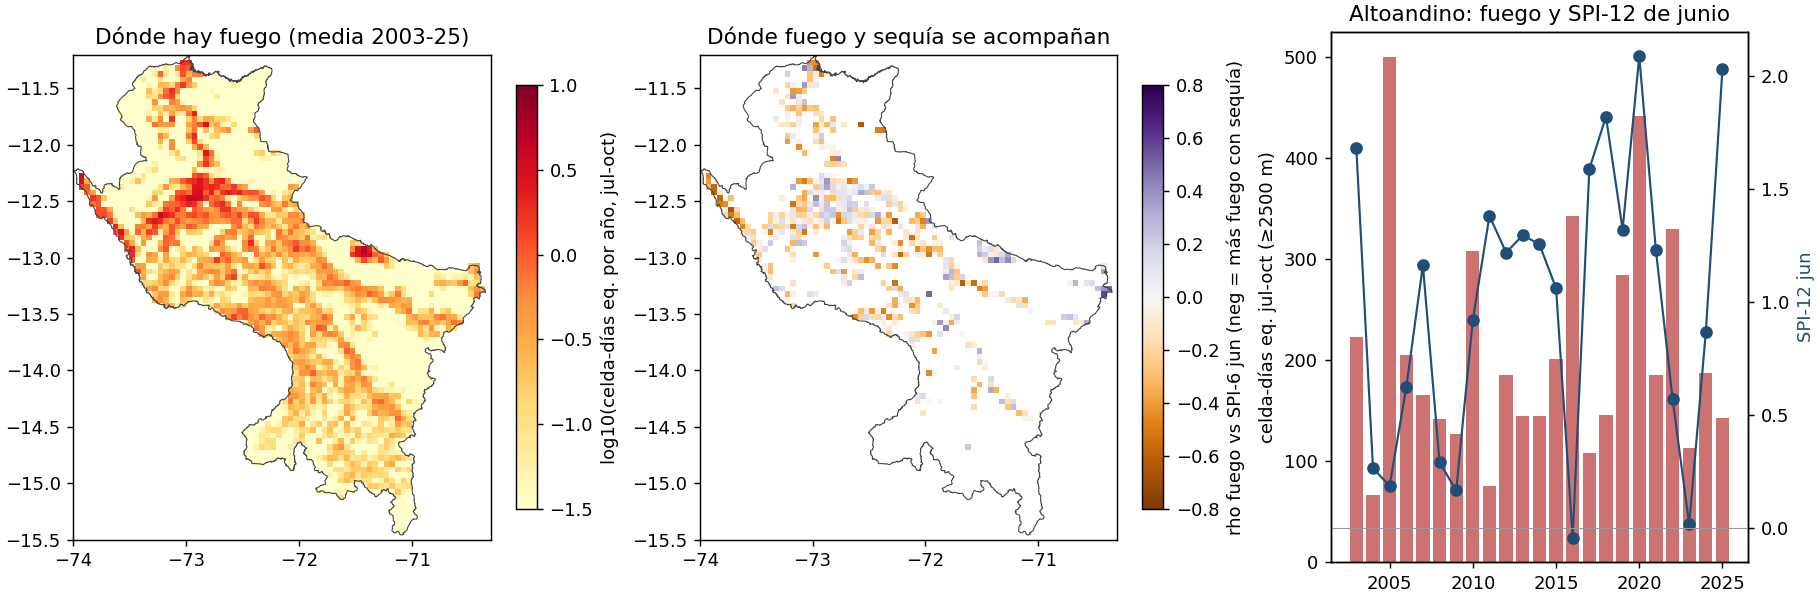

Recreate this plot in Python.
"""Relación sequía-fuego en Cusco: SPI (CHIRPS) y NDVI (MOD13A3) vs focos armonizados (eq_hotspots).

Uso: python -I sequia_fuego.py <clima_cusco.npz> <cusco_ref> <csv_armonizado> <salida>
Fuego: 2003-2025 (MODIS referencia + VIIRS*k; sin los años extrapolados). SPI: base gamma 1981-2010.
"""
import json
import sys
from pathlib import Path

import matplotlib
matplotlib.use("Agg")
import matplotlib.pyplot as plt
import numpy as np
import pandas as pd
from matplotlib.path import Path as Ruta
from scipy import stats

npz, ref, csv, out = Path(sys.argv[1]), Path(sys.argv[2]), Path(sys.argv[3]), Path(sys.argv[4])
out.mkdir(parents=True, exist_ok=True)
rng = np.random.default_rng(7)

c = np.load(npz)
P_, N_, Y0, LON0, LAT1, PX = c["precip"], c["ndvi"], int(c["y0"]), float(c["lon0"]), float(c["lat1"]), float(c["paso"])
NY, NX = P_.shape[2:]
lim = json.load(open(ref / "limite.json"))
meta = json.load(open(ref / "meta.json"))
elev = np.load(ref / "elev.npy")
anillos = [np.array(g["coordinates"][0]) for g in
           (lim["geometries"] if lim["type"] == "GeometryCollection" else [lim]) if g["type"] == "Polygon"]

# --- píxeles de 0.05°: dentro de Cusco y altitud media --------------------------------
lon = LON0 + PX * (np.arange(NX) + .5)
lat = LAT1 - PX * (np.arange(NY) + .5)
LO, LA = np.meshgrid(lon, lat)
dentro = np.zeros(LO.shape, bool)
for a in anillos:
    dentro |= Ruta(a).contains_points(np.c_[LO.ravel(), LA.ravel()]).reshape(LO.shape)
muestras = []
for dy in range(-2, 3):
    for dx in range(-2, 3):
        j = np.clip(np.floor((LO + dx * .01 - meta["lon0"]) / meta["paso"]).astype(int), 0, elev.shape[1] - 1)
        i = np.clip(np.floor((meta["lat1"] - (LA + dy * .01)) / meta["paso"]).astype(int), 0, elev.shape[0] - 1)
        e = elev[i, j].astype(float)
        e[e < -9000] = np.nan
        muestras.append(e)
alt_px = np.nanmean(muestras, axis=0)
S = {"alto": dentro & (alt_px >= 2500), "bajo": dentro & (alt_px < 2500)}
print("píxeles 0.05° en Cusco: %d | alto (>=2500 m): %d | bajo: %d" % (dentro.sum(), S["alto"].sum(), S["bajo"].sum()))

NT = P_.shape[0] * 12
anio_t = Y0 + np.arange(NT) // 12
mes_t = np.arange(NT) % 12 + 1


def spi(x, k, base=(1981, 2010), solo=None):
    s = pd.Series(x).rolling(k, min_periods=k).sum().to_numpy()
    o = np.full(len(s), np.nan)
    for m in (range(1, 13) if solo is None else solo):
        idx = np.where(mes_t[:len(s)] == m)[0]
        v = s[idx]
        b = (anio_t[idx] >= base[0]) & (anio_t[idx] <= base[1]) & np.isfinite(v)
        vb = v[b]
        pos = vb[vb > 0]
        if len(vb) < 20 or len(pos) < 10:
            continue
        q = 1 - len(pos) / len(vb)
        a, _, sc = stats.gamma.fit(pos, floc=0)
        H = q + (1 - q) * stats.gamma.cdf(np.where(np.isfinite(v), v, 0), a, 0, sc)
        r = stats.norm.ppf(np.clip(H, 1e-4, 1 - 1e-4))
        r[~np.isfinite(v)] = np.nan
        o[idx] = r
    return o


def zmes(x, y_ini, y_fin):                         # anomalía estandarizada por mes calendario
    z = np.full(len(x), np.nan)
    for m in range(1, 13):
        idx = np.where(mes_t == m)[0]
        ref_ = x[idx][(anio_t[idx] >= y_ini) & (anio_t[idx] <= y_fin)]
        ref_ = ref_[np.isfinite(ref_)]
        if len(ref_) > 5 and ref_.std() > 0:
            z[idx] = (x[idx] - ref_.mean()) / ref_.std()
    return z


# --- series regionales por estrato -------------------------------------------------------
reg = {}
for s, mk in S.items():
    rain = np.nanmean(P_[..., mk], axis=-1).reshape(-1)
    nd = np.nanmean(N_[..., mk], axis=-1).reshape(-1)
    reg[s] = {"SPI3": spi(rain, 3), "SPI6": spi(rain, 6), "SPI12": spi(rain, 12), "NDVIz": zmes(nd, 2001, 2025)}

# --- fuego mensual por estrato ---------------------------------------------------------
f = pd.read_csv(csv)
f = f[f.calidad != "extrapolado"].copy()
f["y"], f["m"] = f.fecha_local.str[:4].astype(int), f.fecha_local.str[5:7].astype(int)
f = f[(f.y >= 2003) & (f.y <= 2025) & f.alt_m.notna()]
fuego = {}
for s, cond in (("alto", f.alt_m >= 2500), ("bajo", f.alt_m < 2500)):
    g = f[cond].groupby(["y", "m"]).eq_hotspots.sum()
    a = np.full(NT, np.nan)
    for y in range(2003, 2026):
        for m in range(1, 13):
            a[(y - Y0) * 12 + m - 1] = g.get((y, m), 0.0)
    fuego[s] = a
print("fuego 2003-25 (eq. celda-días): alto %.0f | bajo %.0f | %% del alto en jul-oct: %.0f" % (
    np.nansum(fuego["alto"]), np.nansum(fuego["bajo"]),
    100 * np.nansum(fuego["alto"][np.isin(mes_t, [7, 8, 9, 10])]) / np.nansum(fuego["alto"])))

FS = [7, 8, 9, 10]
tf = np.array([t for t in range(NT) if mes_t[t] in FS and 2003 <= anio_t[t] <= 2025])


def spear(x, y):
    ok = np.isfinite(x) & np.isfinite(y)
    return stats.spearmanr(x[ok], y[ok])[0] if ok.sum() > 8 else np.nan


# --- Test A: mensual, jul-oct, anomalía desestacionalizada, bootstrap por año -------------
print("\n=== A. Mensual jul-oct 2003-25 (n=%d): rho Spearman [IC95%% bootstrap por año] ===" % len(tf))
print("fuego = z(log1p) por mes; predictor medido L meses antes del mes de fuego (L=0: mismo mes)")
anios = np.unique(anio_t[tf])
print("%-5s %-6s %s" % ("estr", "pred", "".join("%-21s" % ("L=%d" % L) for L in range(4))))
nsig = 0
for s in ("alto", "bajo"):
    zf = zmes(np.log1p(fuego[s]), 2003, 2025)
    for p in ("SPI3", "SPI6", "SPI12", "NDVIz"):
        fila = ""
        for L in range(4):
            x, y = reg[s][p][tf - L], zf[tf]
            r0 = spear(x, y)
            bs = []
            for _ in range(600):
                ys = rng.choice(anios, len(anios))
                ix = np.concatenate([np.where(anio_t[tf] == a)[0] for a in ys])
                bs.append(spear(x[ix], y[ix]))
            lo, hi = np.nanpercentile(bs, [2.5, 97.5])
            sig = lo > 0 or hi < 0
            nsig += sig
            fila += "%+.2f[%+.2f,%+.2f]%s " % (r0, lo, hi, "*" if sig else " ")
        print("%-5s %-6s %s" % (s, p, fila))
print("* = IC95%% excluye 0. Hay 32 pruebas: por azar se esperan ~1.6 marcadas; marcadas: %d" % nsig)

# --- Test B: anual (fuego jul-oct del año) vs sequía acumulada previa --------------------
print("\n=== B. Anual 2003-25 (n=23): fuego jul-oct vs predictores; rho y p de permutación ===")
yrs = np.arange(2003, 2026)
ix = lambda mm: np.array([(y - Y0) * 12 + mm - 1 for y in yrs])
fa = {s: np.array([fuego[s][[(y - Y0) * 12 + m - 1 for m in FS]].sum() for y in yrs]) for s in ("alto", "bajo")}
pred = lambda s: {
    "SPI-3 mar (ene-mar)": reg[s]["SPI3"][ix(3)], "SPI-6 jun (ene-jun)": reg[s]["SPI6"][ix(6)],
    "SPI-12 jun (jul ant.-jun)": reg[s]["SPI12"][ix(6)], "SPI-12 sep": reg[s]["SPI12"][ix(9)],
    "NDVI z mar-abr": (reg[s]["NDVIz"][ix(3)] + reg[s]["NDVIz"][ix(4)]) / 2,
    "NDVI z jun-jul": (reg[s]["NDVIz"][ix(6)] + reg[s]["NDVIz"][ix(7)]) / 2}
res = {}
for s in ("alto", "bajo"):
    print("-- estrato %s" % s)
    for nom, x in pred(s).items():
        r0 = spear(x, fa[s])
        pp = np.mean([abs(spear(x, rng.permutation(fa[s]))) >= abs(r0) for _ in range(3000)])
        res[(s, nom)] = (r0, pp)
        print("   %-26s rho %+.2f  p=%.3f" % (nom, r0, pp))
print("(12 pruebas; con 23 años y 12 pruebas, p<0.05 aislado no es evidencia fuerte)")

a = pred("alto")
print("\nAño | fuego alto JASO | fuego bajo JASO | SPI-12 jun | SPI-6 jun | NDVI z mar-abr")
for k_, y in enumerate(yrs):
    print("%d | %7.0f | %7.0f | %+5.2f | %+5.2f | %+5.2f" % (
        y, fa["alto"][k_], fa["bajo"][k_], a["SPI-12 jun (jul ant.-jun)"][k_], a["SPI-6 jun (ene-jun)"][k_], a["NDVI z mar-abr"][k_]))

# --- Mapa: dónde hay fuego y dónde coincide con sequía --------------------------------------
fj = f[f.m.isin(FS)].copy()
fj["i"] = np.floor((LAT1 - fj.cell_lat) / PX).astype(int)
fj["j"] = np.floor((fj.cell_lon - LON0) / PX).astype(int)
fj = fj[(fj.i >= 0) & (fj.i < NY) & (fj.j >= 0) & (fj.j < NX)]
FP = np.zeros((23, NY, NX))
g = fj.groupby(["y", "i", "j"]).eq_hotspots.sum()
for (y, i, j), v in g.items():
    FP[y - 2003, i, j] = v
media = FP.mean(axis=0)
rho = np.full((NY, NX), np.nan)
for i in range(NY):
    for j in range(NX):
        if dentro[i, j] and (FP[:, i, j] > 0).sum() >= 8:
            sp6 = spi(P_[:, :, i, j].reshape(-1), 6, solo=[6])
            rho[i, j] = spear(sp6[ix(6)], FP[:, i, j])
ok = np.isfinite(rho)
print("\nMapa: píxeles con fuego en >=8 de 23 años: %d | rho(fuego jul-oct, SPI-6 jun) mediana %+.2f | %% píxeles con rho<0: %.0f" % (
    ok.sum(), np.nanmedian(rho), 100 * (rho[ok] < 0).mean()))

fig, ax = plt.subplots(1, 3, figsize=(14, 4.6), constrained_layout=True)
ext = [LON0, LON0 + NX * PX, LAT1 - NY * PX, LAT1]
m1 = np.where(dentro, media, np.nan)
im = ax[0].imshow(np.log10(m1 + 0.01), extent=ext, cmap="YlOrRd", vmin=-1.5, vmax=1)
fig.colorbar(im, ax=ax[0], shrink=.8, label="log10(celda-días eq. por año, jul-oct)")
im = ax[1].imshow(np.where(ok, rho, np.nan), extent=ext, cmap="PuOr", vmin=-.8, vmax=.8)
fig.colorbar(im, ax=ax[1], shrink=.8, label="rho fuego vs SPI-6 jun (neg = más fuego con sequía)")
for k_ in (0, 1):
    for an in anillos:
        ax[k_].plot(an[:, 0], an[:, 1], color="#444", lw=.6)
    ax[k_].set_xlim(ext[0], ext[1]); ax[k_].set_ylim(ext[2], ext[3]); ax[k_].set_aspect("equal")
ax[0].set_title("Dónde hay fuego (media 2003-25)"); ax[1].set_title("Dónde fuego y sequía se acompañan")
ax[2].bar(yrs, fa["alto"], color="#c0504d", alpha=.8)
ax[2].set_ylabel("celda-días eq. jul-oct (≥2500 m)"); ax[2].set_title("Altoandino: fuego y SPI-12 de junio")
t2 = ax[2].twinx()
t2.plot(yrs, a["SPI-12 jun (jul ant.-jun)"], color="#1f4e79", marker="o", lw=1.2)
t2.axhline(0, color="#999", lw=.6); t2.set_ylabel("SPI-12 jun", color="#1f4e79")
fig.savefig(out / "sequia_fuego.png", dpi=130)
print("figura:", out / "sequia_fuego.png")
